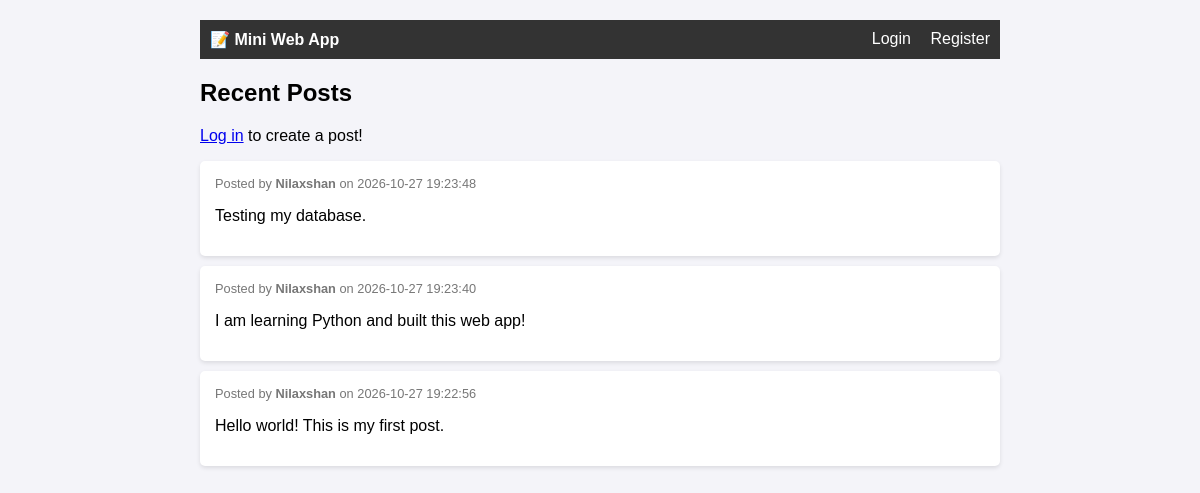
The page / on the database its author committed.
### tables this page shows
CREATE TABLE posts (
            id INTEGER PRIMARY KEY AUTOINCREMENT,
            author TEXT NOT NULL,
            content TEXT NOT NULL,
            created_at TIMESTAMP DEFAULT CURRENT_TIMESTAMP
        );

### app.py (the view)
@app.route('/')
def index():
    conn = get_db_connection()
    posts = conn.execute('SELECT * FROM posts ORDER BY created_at DESC').fetchall()
    conn.close()
    return render_template('index.html', posts=posts)

### app.py (called while the page is built)
def get_db_connection():
    conn = sqlite3.connect('database.db')
    conn.row_factory = sqlite3.Row
    return conn

### templates/index.html (shortened to what this page needs)
<!DOCTYPE html>
<html lang="en">
<head>
</head>
<body>
    <div class="nav">
        <div><strong>📝 Mini Web App</strong></div>
        <div>
            {% if session.get('user_id') %}
                <span>Hello, {{ session['username'] }}!</span>
                <a href="{{ url_for('logout') }}">Logout</a>
            {% else %}
                <a href="{{ url_for('login') }}">Login</a>
                <a href="{{ url_for('register') }}">Register</a>
            {% endif %}
        </div>
    </div>
    {% if request.path == '/login' %}
        <h2>Login</h2>
        <form method="POST">
            <input type="text" name="username" placeholder="Username" required>
            <input type="password" name="password" placeholder="Password" required>
            <button type="submit">Login</button>
        </form>
    {% else %}
        <h2>Recent Posts</h2>
        {% if session.get('user_id') %}
            <form method="POST" action="{{ url_for('add_post') }}">
                <textarea name="content" rows="3" placeholder="What's on your mind?" required></textarea>
                <button type="submit">Post</button>
            </form>
        {% else %}
            <p><a href="{{ url_for('login') }}">Log in</a> to create a post!</p>
        {% endif %}
        {% for post in posts %}
            <div class="post">
                <div class="post-meta">
                    Posted by <strong>{{ post['author'] }}</strong> on {{ post['created_at'] }}
                </div>
                <p>{{ post['content'] }}</p>
            </div>
        {% else %}
            <p>No posts yet. Be the first to post!</p>
        {% endfor %}
    {% endif %}
</body>
</html>

### templates/index.html (style rules this page uses)
body { font-family: Arial, sans-serif; max-width: 800px; margin: 0 auto; padding: 20px; background-color: #f4f4f9; }
.nav { background: #333; padding: 10px; display: flex; justify-content: space-between; color: white; margin-bottom: 20px; }
.nav a { color: white; text-decoration: none; margin-left: 15px; }
.post { background: white; padding: 15px; margin-bottom: 10px; border-radius: 5px; box-shadow: 0 2px 4px rgba(0,0,0,0.1); }
.post-meta { font-size: 0.8em; color: #777; margin-bottom: 10px; }

### rows shown on the page
posts: author "Nilaxshan", created_at "2026-10-27 19:23:48", content "Testing my database."
posts: author "Nilaxshan", created_at "2026-10-27 19:23:40", content "I am learning Python and built this web app!"
posts: author "Nilaxshan", created_at "2026-10-27 19:22:56", content "Hello world! This is my first post."
